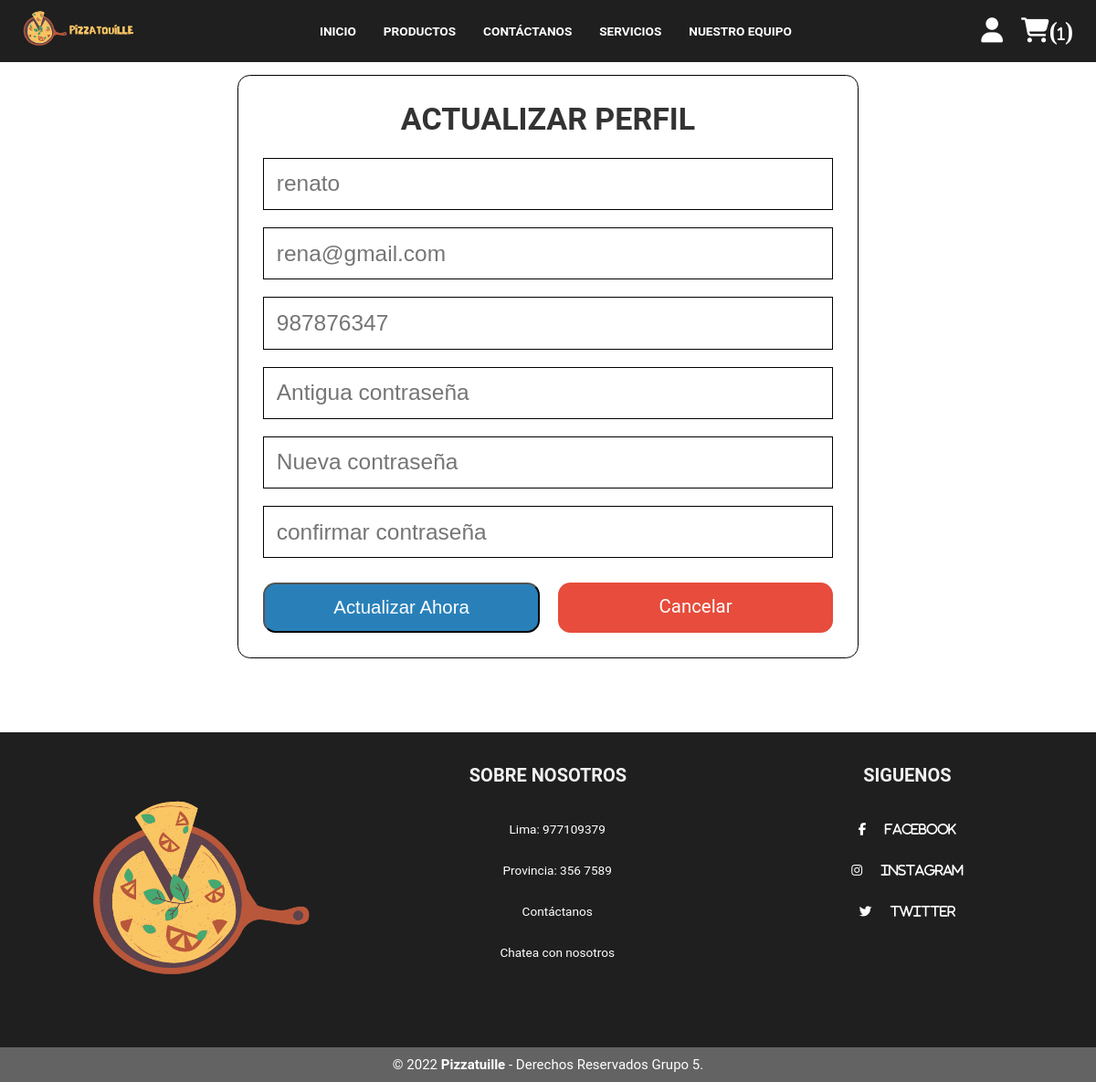
The app's page /upd_perfil.php (signed in) with its own data.
### tables this page shows
CREATE TABLE `usuario` (
  `id` int(100) NOT NULL,
  `nombre` varchar(20) NOT NULL,
  `apellido` varchar(20) NOT NULL,
  `correo` varchar(50) NOT NULL,
  `celular` varchar(11) NOT NULL,
  `contraseña` varchar(50) NOT NULL,
  `direccion` varchar(100) NOT NULL
);

### upd_perfil.php (the view, shortened to what this page needs)
<?php
include './BD/conexion.php';
?>
<!DOCTYPE html>
<html lang="es">
<head>
   <link rel="stylesheet" href="./css/usuario_style.css">
</head>
<body>
   <?php include './front_header.php'; ?>
   <section class="form-container update-form">
      <form action="" method="post">
         <h3>Actualizar Perfil</h3>
         <?php
            $seleccionar_perfil = $conn->prepare("SELECT * FROM `usuario` WHERE id = ?");
            $seleccionar_perfil->execute([$usuario_id]);
            $fetch_usuario = $seleccionar_perfil->fetch(PDO::FETCH_ASSOC);
         ?>
         <input type="text" name="nombre" placeholder="<?= $fetch_usuario['nombre']; ?>" class="box" maxlength="50">
         <input type="email" name="correo" placeholder="<?= $fetch_usuario['correo']; ?>" class="box" maxlength="50" oninput="this.value = this.value.replace(/\s/g, '')">
         <input type="number" name="celular" placeholder="<?= $fetch_usuario['celular']; ?>"" class="box" min="0" max="9999999999" maxlength="10">
         <input type="password" name="contra_ante" placeholder="Antigua contraseña" class="box" maxlength="50" oninput="this.value = this.value.replace(/\s/g, '')">
         <input type="password" name="contra_nueva" placeholder="Nueva contraseña" class="box" maxlength="50" oninput="this.value = this.value.replace(/\s/g, '')">
         <input type="password" name="confir_contra" placeholder="confirmar contraseña" class="box" maxlength="50" oninput="this.value = this.value.replace(/\s/g, '')">
         <div class="flex-btn">
            <input type="submit" value="Actualizar Ahora" name="enviar" class="btn">
            <a href="./compra.php" class="btn-salir">Cancelar</a>
         </div>
      </form>
   </section>
   <?php include './front_footer.php'; ?>
</body>
</html>

### css/usuario_style.css (style rules this page uses)
* { margin: 0; padding: 0; box-sizing: border-box; }
body { font-family: 'Roboto', sans-serif; margin: 0; padding: 0; }
html { font-size: 85%; }
:root { --negro-hea:rgb(31, 31, 31); --botones:#2980b9; --rojo:#e52e1a; --naranja:#e6550d; --negro:#333; --blanco:#fff; --blanco-bg:#f5f5f5; --neg-claro:#666; --bordes:.5px solid #000; --sombras:0 .5rem 1rem rgba(0,0,0,.1); }
.btn-salir, .btn-actualizar, .btn { display: block; width: 100%; margin-top: 1.3rem; border-radius: 1rem; padding:1rem 2rem; font-size: 1.5rem; color:#fff; cursor: pointer; text-decoration: none; text-align: center; }
.btn { background-color: #2980b9; }
.btn-salir { background-color: #e74c3c; }
.flex-btn { display: flex; text-align: center; justify-content: center; gap:1.5rem; }
.form-container { margin: 6rem auto; }
.form-container form { border:var(--bordes); border-radius: 1rem; margin:0 auto; max-width: 50rem; padding:2rem; text-align: center; margin-top: 2rem; }
.form-container form h3 { font-size: 2.5rem; color:var(--negro); text-transform: uppercase; margin-bottom: 1rem; }
.form-container form .box { margin:.7rem 0; width: 100%; border:var(--bordes); padding:1rem; font-size: 1.8rem; color:var(--negro); }

### records on screen
usuario: nombre "renato", correo "rena@gmail.com", celular "987876347"

### other values on screen
$total_cart_items "1"
